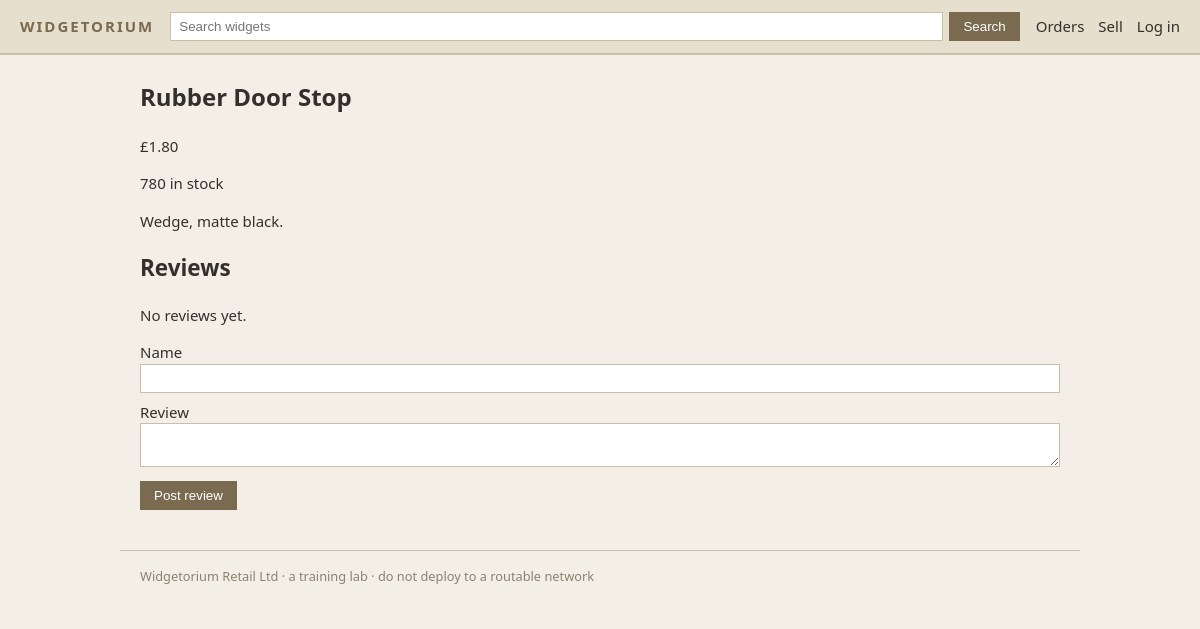
Screenshot of /webapp/src/product.php?id=4 with the database file from the repository.
### tables this page shows
CREATE TABLE products (
  id             INT AUTO_INCREMENT PRIMARY KEY,
   
  name           VARCHAR(255)  NOT NULL,
  description     TEXT          NULL,
  price          DECIMAL(10,2) NOT NULL DEFAULT 0.00,
  stock          INT           NOT NULL DEFAULT 0,
   
  owner_user_id  INT           NULL,
  created_at     DATETIME      NOT NULL DEFAULT CURRENT_TIMESTAMP
);

### webapp/src/lib/db.php (called while the page is built, shortened)
<?php
function wdg_config(): array
{
    static $cfg = null;
    if ($cfg === null) {
        $cfg = require __DIR__ . '/../config.php';
    }
    return $cfg;
}
function wdg_db(): PDO
{
    static $pdo = null;
    if ($pdo instanceof PDO) {
        return $pdo;
    }
    $c = wdg_config()['db'];
    $dsn = "mysql:host={$c['host']};dbname={$c['name']};charset=utf8mb4";
    for ($i = 0; $i < 30; $i++) {
        try {
            $pdo = new PDO($dsn, $c['user'], $c['pass'], [
                PDO::ATTR_ERRMODE            => PDO::ERRMODE_EXCEPTION,
                PDO::ATTR_DEFAULT_FETCH_MODE => PDO::FETCH_ASSOC,
                PDO::ATTR_EMULATE_PREPARES   => true,
            ]);
            return $pdo;
        } catch (PDOException $e) {
            $lastErr = $e;
            sleep(1);
        }
    }
    exit;
}
function wdg_prepare(string $sql): PDOStatement
{
    try {
        return wdg_db()->prepare($sql);
    } catch (PDOException $e) {
        wdg_sql_error($sql, $e);
    }
}

### webapp/src/product.php (the view, shortened to what this page needs)
<?php
require_once __DIR__ . '/lib/helpers.php';
$id = isset($_GET['id']) ? (int) $_GET['id'] : 0;
$st = wdg_prepare("SELECT * FROM products WHERE id = :id");
$st->execute([':id' => $id]);
$p = $st->fetch();
$rst = wdg_prepare("SELECT author, body, created_at FROM reviews WHERE product_id = :id ORDER BY id DESC");
$rst->execute([':id' => $id]);
$reviews = $rst->fetchAll();
?>
<article class="product">
  <h1><?= htmlspecialchars($p['name']) ?></h1>
  <p class="price"><?= wdg_money($p['price']) ?></p>
  <p class="stock"><?= (int) $p['stock'] ?> in stock</p>
  <p><?= htmlspecialchars($p['description']) ?></p>
</article>
<section class="reviews">
  <h2>Reviews</h2>
  <?php if (!$reviews): ?>
    <p>No reviews yet.</p>
  <?php endif; ?>
  <form class="review-form" action="/review.php" method="post">
    <label>Name <input type="text" name="author" required></label>
    <label>Review <textarea name="body" required></textarea></label>
    <button type="submit">Post review</button>
  </form>
</section>

### webapp/src/assets/style.css (style rules this page uses)
:root { --beige: #f4efe6; --beige-dark: #e7dfce; --ink: #33302b; --accent: #7a6a4f; --line: #cabfa6; }
* { box-sizing: border-box; }
body { margin: 0; font: 15px/1.5 "Segoe UI", Tahoma, Verdana, sans-serif; color: var(--ink); background: var(--beige); }
h1 { font-size: 1.5rem; }
.auth label, .review-form label, .admin-form label { display: block; margin: 8px 0; }
.auth input, .review-form textarea, .review-form input { width: 100%; padding: 6px 8px; border: 1px solid var(--line); }
button { padding: 7px 14px; background: var(--accent); color: #fff; border: 0; cursor: pointer; }

### rows the page displays
products: name "Rubber Door Stop", price "£1.80", stock "780", description "Wedge, matte black."
